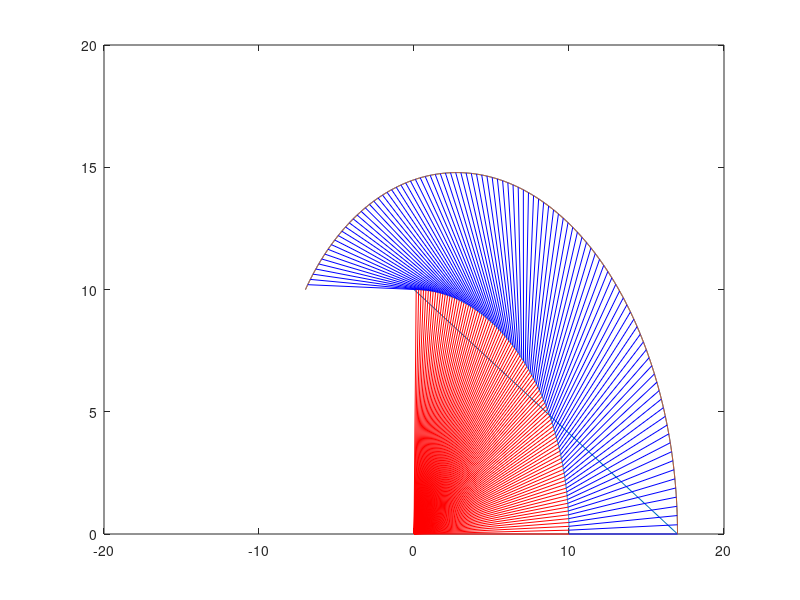

MATLAB code to generate this figure:
l1= 10;
l2= 7;
theta1=linspace(0,90,1000);
theta2=linspace(0,180,1000);
x1 = l1*cosd(theta1);
y1= l1*sind(theta1);
x2= x1+l2*cosd(theta2);
y2= y1+l2*sind(theta2);
p1 = plot([0,x1],[0,y1]);
p2= plot([x1,x2],[y1,y2]);
hold on;
xlim ([-l1 *2,l1 *2]);
ylim ([0,l1* 2]);
plot(x2,y2);
for i=1:10:length(theta1)
  delete p1;
  delete p2;
  p1 = plot([0,x1(i)],[0,y1(i)],'r');
  p2= plot([x1(i),x2(i)],[y1(i),y2(i)],'b');
drawnow
end
